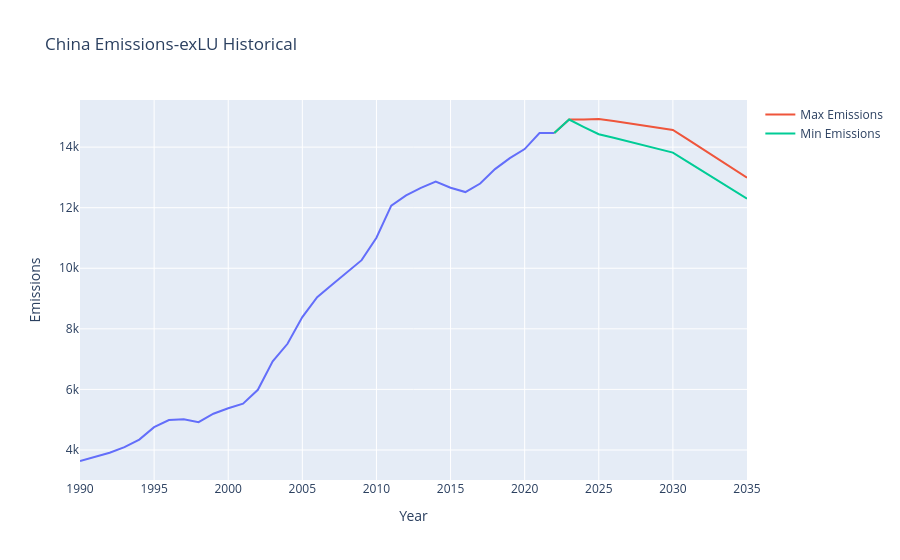

Notebook cell for this chart:
### Markdown cell above
Let's add historical data to the plot

### Code cell
fig = px.line(china_historical_melted, x='Year', y='Emissions', title='China Emissions-exLU Historical')
fig.add_scatter(x=china_forecast_pivot['Year'], y=china_forecast_pivot['Max_Forecast'], mode='lines', name='Max Emissions')
fig.add_scatter(x=china_forecast_pivot['Year'], y=china_forecast_pivot['Min_Forecast'], mode='lines', name='Min Emissions')
fig.show()

### Figure 1 — Plotly figure (JSON) as saved in the notebook; plotly's stock layout.template omitted (floating-point values rounded to 4 significant figures)
{"data": [{"hovertemplate": "Year=%{x}<br>Emissions=%{y}<extra></extra>", "legendgroup": "", "line": {"color": "#636efa", "dash": "solid"}, "marker": {"symbol": "circle"}, "mode": "lines", "name": "", "orientation": "v", "showlegend": false, "type": "scatter", "x": [NaN, NaN, 1990.0, 1991.0, 1992.0, 1993.0, 1994.0, 1995.0, 1996.0, 1997.0, 1998.0, 1999.0, 2000.0, 2001.0, 2002.0, 2003.0, 2004.0, 2005.0, 2006.0, 2007.0, 2008.0, 2009.0, 2010.0, 2011.0, 2012.0, 2013.0, 2014.0, 2015.0, 2016.0, 2017.0, 2018.0, 2019.0, 2020.0, 2021.0, 2022.0, 2023.0, 2024.0, 2025.0, 2026.0, 2027.0, 2028.0, 2029.0, 2030.0, 2031.0, 2032.0, 2033.0, 2034.0, 2035.0], "xaxis": "x", "y": [NaN, NaN, 3636.0, 3780.0, 3906.0, 4095.0, 4344.0, 4754.0, 4989.0, 5017.0, 4919.0, 5197.0, 5379.0, 5529.0, 5988.0, 6927.0, 7506.0, 8387.0, 9045.0, 9454.0, 9871.0, 10270.0, 11010.0, 12070.0, 12400.0, 12660.0, 12860.0, 12660.0, 12520.0, 12800.0, 13280.0, 13640.0, 13940.0, 14470.0, 14460.0, NaN, NaN, NaN, NaN, NaN, NaN, NaN, NaN, NaN, NaN, NaN, NaN, NaN], "yaxis": "y"}, {"mode": "lines", "name": "Max Emissions", "type": "scatter", "x": [2022.0, 2023.0, 2024.0, 2025.0, 2026.0, 2027.0, 2028.0, 2029.0, 2030.0, 2031.0, 2032.0, 2033.0, 2034.0, 2035.0], "y": [14460.0, 14910.0, 14910.0, 14930.0, 14860.0, 14790.0, 14720.0, 14650.0, 14570.0, 14250.0, 13940.0, 13620.0, 13310.0, 12990.0]}, {"mode": "lines", "name": "Min Emissions", "type": "scatter", "x": [2022.0, 2023.0, 2024.0, 2025.0, 2026.0, 2027.0, 2028.0, 2029.0, 2030.0, 2031.0, 2032.0, 2033.0, 2034.0, 2035.0], "y": [14460.0, 14910.0, 14660.0, 14430.0, 14310.0, 14190.0, 14070.0, 13950.0, 13820.0, 13510.0, 13210.0, 12910.0, 12600.0, 12300.0]}], "layout": {"legend": {"tracegroupgap": 0}, "title": {"text": "China Emissions-exLU Historical"}, "xaxis": {"anchor": "y", "domain": [0, 1], "title": {"text": "Year"}}, "yaxis": {"anchor": "x", "domain": [0, 1], "title": {"text": "Emissions"}}}}
